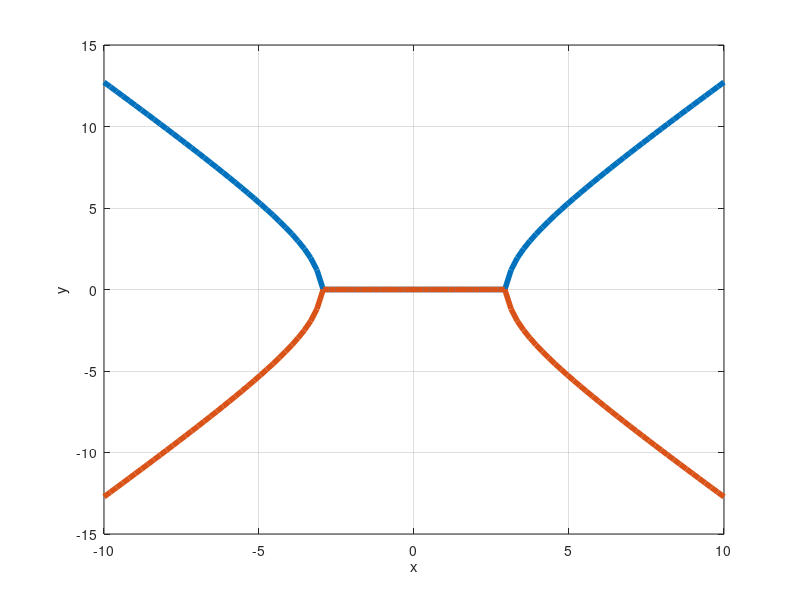

The MATLAB script that drew this image:
clear;
close;
clc;

%Plotting the hyperbola
x=linspace(-10,10,100);
y1=sqrt(16*((x.^2)/9-1));
y2=-sqrt(16*((x.^2)/9-1));
plot(x,y1,'LineWidth',4,x,y2,'LineWidth',4)
grid;
xlabel('x');
ylabel('y');

print -deps -color ee16b1012.eps 
